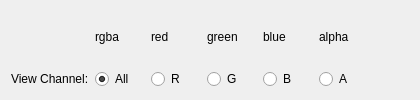
            <widget class="QWidget" name="tab_input">
             <attribute name="title">
              <string>Input Image</string>
             </attribute>
             <layout class="QHBoxLayout" name="horizontalLayout_16">
              <item>
               <layout class="QGridLayout" name="gridLayout">
                <item row="1" column="5">
                 <widget class="QRadioButton" name="radioButton_displayAlpha">
                  <property name="enabled">
                   <bool>true</bool>
                  </property>
                  <property name="text">
                   <string>A</string>
                  </property>
                  <attribute name="buttonGroup">
                   <string notr="true">buttonGroup_displayChannelIntensity</string>
                  </attribute>
                 </widget>
                </item>
                <item row="1" column="4">
                 <widget class="QRadioButton" name="radioButton_displayBlue">
                  <property name="enabled">
                   <bool>true</bool>
                  </property>
                  <property name="text">
                   <string>B</string>
                  </property>
                  <attribute name="buttonGroup">
                   <string notr="true">buttonGroup_displayChannelIntensity</string>
                  </attribute>
                 </widget>
                </item>
                <item row="1" column="1">
                 <widget class="QRadioButton" name="radioButton_displayRGBA">
                  <property name="text">
                   <string>All</string>
                  </property>
                  <property name="checked">
                   <bool>true</bool>
                  </property>
                  <attribute name="buttonGroup">
                   <string notr="true">buttonGroup_displayChannelIntensity</string>
                  </attribute>
                 </widget>
                </item>
                <item row="0" column="1">
                 <widget class="ClickableLabel" name="label_channelRGBA">
                  <property name="minimumSize">
                   <size>
                    <width>50</width>
                    <height>0</height>
                   </size>
                  </property>
                  <property name="text">
                   <string>rgba</string>
                  </property>
                 </widget>
                </item>
                <item row="0" column="2">
                 <widget class="ClickableLabel" name="label_channelRed">
                  <property name="minimumSize">
                   <size>
                    <width>50</width>
                    <height>0</height>
                   </size>
                  </property>
                  <property name="text">
                   <string>red</string>
                  </property>
                 </widget>
                </item>
                <item row="1" column="3">
                 <widget class="QRadioButton" name="radioButton_displayGreen">
                  <property name="enabled">
                   <bool>true</bool>
                  </property>
                  <property name="text">
                   <string>G</string>
                  </property>
                  <attribute name="buttonGroup">
                   <string notr="true">buttonGroup_displayChannelIntensity</string>
                  </attribute>
                 </widget>
                </item>
                <item row="0" column="6">
                 <spacer name="horizontalSpacer_9">
                  <property name="orientation">
                   <enum>Qt::Horizontal</enum>
                  </property>
                  <property name="sizeHint" stdset="0">
                   <size>
                    <width>40</width>
                    <height>20</height>
                   </size>
                  </property>
                 </spacer>
                </item>
                <item row="0" column="5">
                 <widget class="ClickableLabel" name="label_channelAlpha">
                  <property name="minimumSize">
                   <size>
                    <width>50</width>
                    <height>0</height>
                   </size>
                  </property>
                  <property name="text">
                   <string>alpha</string>
                  </property>
                 </widget>
                </item>
                <item row="0" column="4">
                 <widget class="ClickableLabel" name="label_channelBlue">
                  <property name="minimumSize">
                   <size>
                    <width>50</width>
                    <height>0</height>
                   </size>
                  </property>
                  <property name="text">
                   <string>blue</string>
                  </property>
                 </widget>
                </item>
                <item row="0" column="3">
                 <widget class="ClickableLabel" name="label_channelGreen">
                  <property name="minimumSize">
                   <size>
                    <width>50</width>
                    <height>0</height>
                   </size>
                  </property>
                  <property name="text">
                   <string>green</string>
                  </property>
                 </widget>
                </item>
                <item row="1" column="2">
                 <widget class="QRadioButton" name="radioButton_displayRed">
                  <property name="enabled">
                   <bool>true</bool>
                  </property>
                  <property name="text">
                   <string>R</string>
                  </property>
                  <property name="checked">
                   <bool>false</bool>
                  </property>
                  <attribute name="buttonGroup">
                   <string notr="true">buttonGroup_displayChannelIntensity</string>
                  </attribute>
                 </widget>
                </item>
                <item row="1" column="0">
                 <widget class="QLabel" name="label_26">
                  <property name="text">
                   <string>View Channel:</string>
                  </property>
                 </widget>
                </item>
               </layout>
              </item>
             </layout>
            </widget>
